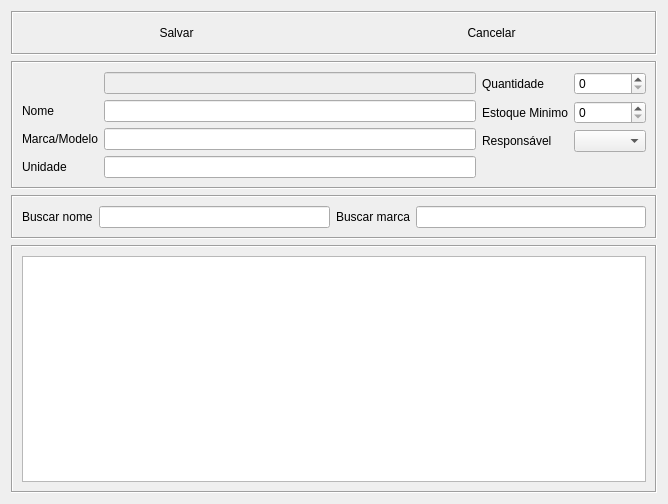
<?xml version="1.0" encoding="UTF-8"?>
<ui version="4.0">
 <class>equipamento</class>
 <widget class="QDialog" name="equipamento">
  <property name="geometry">
   <rect>
    <x>0</x>
    <y>0</y>
    <width>668</width>
    <height>504</height>
   </rect>
  </property>
  <property name="windowTitle">
   <string>Cadastro de Equipamento</string>
  </property>
  <property name="windowIcon">
   <iconset resource="img.qrc">
    <normaloff>:/newPrefix/images/HP-Mouse.png</normaloff>:/newPrefix/images/HP-Mouse.png</iconset>
  </property>
  <layout class="QVBoxLayout" name="verticalLayout">
   <item>
    <widget class="QFrame" name="frame_3">
     <property name="frameShape">
      <enum>QFrame::Box</enum>
     </property>
     <property name="frameShadow">
      <enum>QFrame::Sunken</enum>
     </property>
     <layout class="QHBoxLayout" name="horizontalLayout_2">
      <item>
       <widget class="QPushButton" name="btSalvar">
        <property name="enabled">
         <bool>true</bool>
        </property>
        <property name="text">
         <string>Salvar</string>
        </property>
        <property name="icon">
         <iconset resource="img.qrc">
          <normaloff>:/newPrefix/images/button_ok.png</normaloff>:/newPrefix/images/button_ok.png</iconset>
        </property>
        <property name="flat">
         <bool>true</bool>
        </property>
       </widget>
      </item>
      <item>
       <widget class="QPushButton" name="btCancelar">
        <property name="text">
         <string>Cancelar</string>
        </property>
        <property name="icon">
         <iconset resource="img.qrc">
          <normaloff>:/newPrefix/images/button_cancel.png</normaloff>:/newPrefix/images/button_cancel.png</iconset>
        </property>
        <property name="flat">
         <bool>true</bool>
        </property>
       </widget>
      </item>
     </layout>
    </widget>
   </item>
   <item>
    <widget class="QFrame" name="frame_2">
     <property name="frameShape">
      <enum>QFrame::Box</enum>
     </property>
     <property name="frameShadow">
      <enum>QFrame::Sunken</enum>
     </property>
     <layout class="QHBoxLayout" name="horizontalLayout">
      <item>
       <layout class="QFormLayout" name="formLayout">
        <item row="3" column="0">
         <widget class="QLabel" name="label_3">
          <property name="text">
           <string>Unidade</string>
          </property>
          <property name="buddy">
           <cstring>EditUnidade</cstring>
          </property>
         </widget>
        </item>
        <item row="2" column="0">
         <widget class="QLabel" name="label_2">
          <property name="text">
           <string>Marca/Modelo</string>
          </property>
          <property name="buddy">
           <cstring>EditMarca</cstring>
          </property>
         </widget>
        </item>
        <item row="1" column="0">
         <widget class="QLabel" name="label">
          <property name="text">
           <string>Nome</string>
          </property>
          <property name="buddy">
           <cstring>EditNome</cstring>
          </property>
         </widget>
        </item>
        <item row="3" column="1">
         <widget class="QLineEdit" name="EditUnidade">
          <property name="enabled">
           <bool>true</bool>
          </property>
         </widget>
        </item>
        <item row="2" column="1">
         <widget class="QLineEdit" name="EditMarca">
          <property name="enabled">
           <bool>true</bool>
          </property>
         </widget>
        </item>
        <item row="1" column="1">
         <widget class="QLineEdit" name="EditNome">
          <property name="enabled">
           <bool>true</bool>
          </property>
         </widget>
        </item>
        <item row="0" column="1">
         <widget class="QLineEdit" name="EditID">
          <property name="enabled">
           <bool>false</bool>
          </property>
         </widget>
        </item>
       </layout>
      </item>
      <item>
       <layout class="QFormLayout" name="formLayout_2">
        <property name="fieldGrowthPolicy">
         <enum>QFormLayout::AllNonFixedFieldsGrow</enum>
        </property>
        <item row="0" column="0">
         <widget class="QLabel" name="label_8">
          <property name="text">
           <string>Quantidade</string>
          </property>
         </widget>
        </item>
        <item row="0" column="1">
         <widget class="QSpinBox" name="spinQtd">
          <property name="enabled">
           <bool>true</bool>
          </property>
         </widget>
        </item>
        <item row="1" column="0">
         <widget class="QLabel" name="label_4">
          <property name="text">
           <string>Estoque Minimo</string>
          </property>
         </widget>
        </item>
        <item row="1" column="1">
         <widget class="QSpinBox" name="spinEstMin">
          <property name="enabled">
           <bool>true</bool>
          </property>
         </widget>
        </item>
        <item row="2" column="0">
         <widget class="QLabel" name="label_6">
          <property name="text">
           <string>Responsável</string>
          </property>
         </widget>
        </item>
        <item row="2" column="1">
         <widget class="QComboBox" name="comboReponsavel">
          <property name="enabled">
           <bool>true</bool>
          </property>
         </widget>
        </item>
       </layout>
      </item>
     </layout>
    </widget>
   </item>
   <item>
    <widget class="QFrame" name="frame">
     <property name="frameShape">
      <enum>QFrame::Box</enum>
     </property>
     <property name="frameShadow">
      <enum>QFrame::Sunken</enum>
     </property>
     <layout class="QHBoxLayout" name="horizontalLayout_4">
      <item>
       <widget class="QLabel" name="label_10">
        <property name="text">
         <string>Buscar nome</string>
        </property>
       </widget>
      </item>
      <item>
       <widget class="QLineEdit" name="PesquisaNome"/>
      </item>
      <item>
       <widget class="QLabel" name="label_11">
        <property name="text">
         <string>Buscar marca</string>
        </property>
       </widget>
      </item>
      <item>
       <widget class="QLineEdit" name="PesquisaMarca">
        <property name="text">
         <string/>
        </property>
       </widget>
      </item>
     </layout>
    </widget>
   </item>
   <item>
    <widget class="QFrame" name="frame_4">
     <property name="frameShape">
      <enum>QFrame::Box</enum>
     </property>
     <property name="frameShadow">
      <enum>QFrame::Sunken</enum>
     </property>
     <layout class="QHBoxLayout" name="horizontalLayout_3">
      <item>
       <widget class="QTableView" name="tabela">
        <property name="editTriggers">
         <set>QAbstractItemView::NoEditTriggers</set>
        </property>
        <property name="tabKeyNavigation">
         <bool>false</bool>
        </property>
        <property name="alternatingRowColors">
         <bool>true</bool>
        </property>
        <property name="selectionMode">
         <enum>QAbstractItemView::SingleSelection</enum>
        </property>
        <property name="selectionBehavior">
         <enum>QAbstractItemView::SelectRows</enum>
        </property>
        <property name="sortingEnabled">
         <bool>true</bool>
        </property>
        <attribute name="horizontalHeaderStretchLastSection">
         <bool>true</bool>
        </attribute>
       </widget>
      </item>
     </layout>
    </widget>
   </item>
  </layout>
 </widget>
 <tabstops>
  <tabstop>EditNome</tabstop>
  <tabstop>EditMarca</tabstop>
  <tabstop>EditUnidade</tabstop>
  <tabstop>spinQtd</tabstop>
  <tabstop>spinEstMin</tabstop>
  <tabstop>comboReponsavel</tabstop>
  <tabstop>btSalvar</tabstop>
  <tabstop>PesquisaNome</tabstop>
  <tabstop>PesquisaMarca</tabstop>
  <tabstop>tabela</tabstop>
  <tabstop>btCancelar</tabstop>
  <tabstop>EditID</tabstop>
 </tabstops>
 <resources>
  <include location="img.qrc"/>
 </resources>
 <connections/>
</ui>
